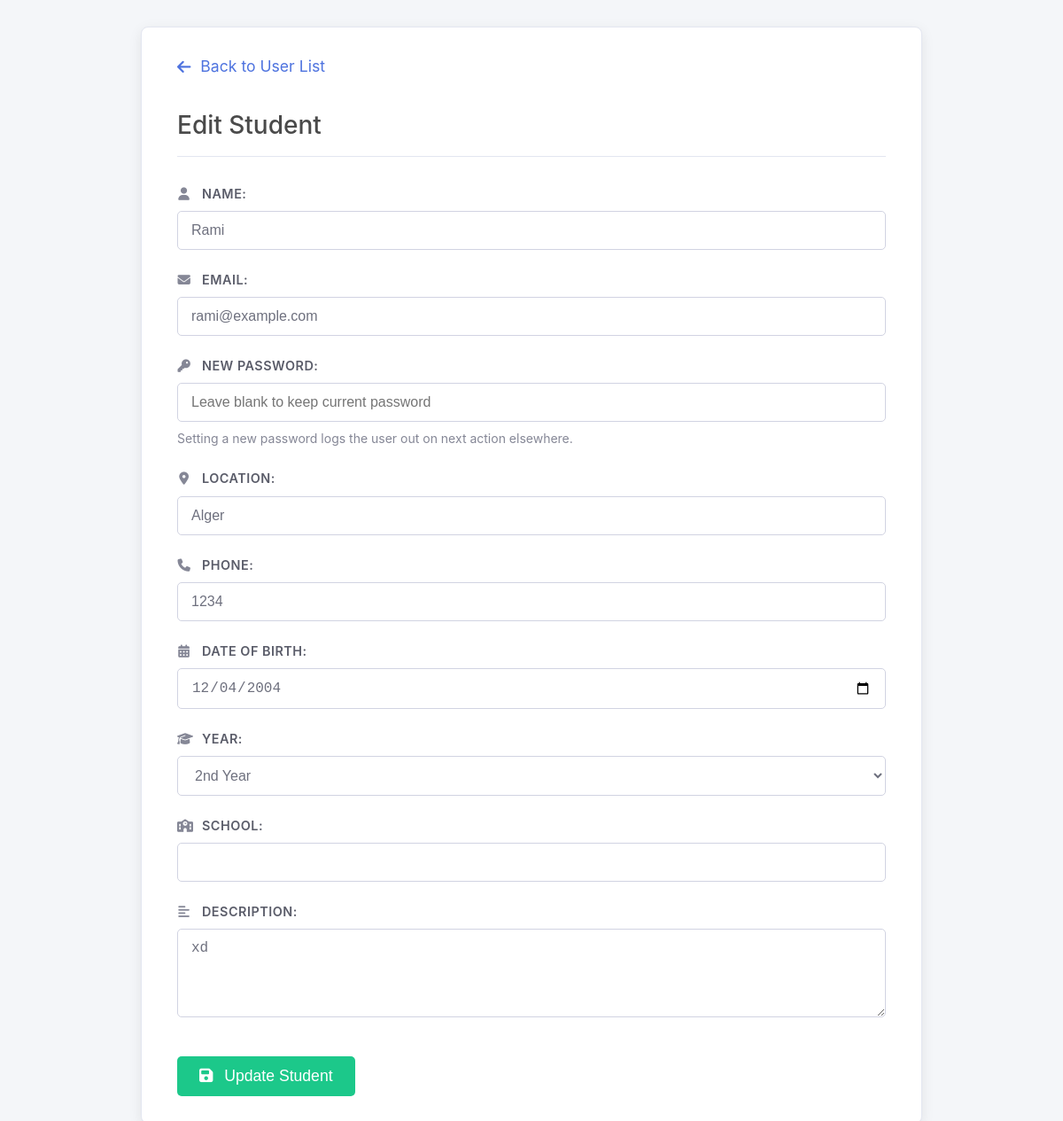
The app's page /src/Controller/editUser.php?id=1&type=student (signed in) with its own data.
### tables this page shows
CREATE TABLE `student` (
  `id_student` bigint(20) NOT NULL AUTO_INCREMENT,
  `name` varchar(255) NOT NULL,
  `email` varchar(255) NOT NULL,
  `password` text NOT NULL,
  `location` text DEFAULT NULL,
  `phone_number` varchar(20) DEFAULT NULL,
  `date_of_birth` date NOT NULL,
  `year` enum('1st','2nd','3rd','4th','5th') NOT NULL,
  `description` text DEFAULT NULL,
  `school` varchar(255) DEFAULT NULL COMMENT 'Name of the student school, set by admin/pilote',
  `profile_picture` longblob DEFAULT NULL COMMENT 'Binary data of the profile picture',
  `profile_picture_mime` varchar(50) DEFAULT NULL COMMENT 'MIME type of the profile picture (e.g., image/jpeg)',
  `created_at` timestamp NULL DEFAULT current_timestamp(),
  `updated_at` timestamp NULL DEFAULT current_timestamp() ON UPDATE current_timestamp(),
  `created_by_pilote_id` bigint(20) DEFAULT NULL,
  PRIMARY KEY (`id_student`),
  UNIQUE KEY `email` (`email`),
  KEY `idx_student_creator` (`created_by_pilote_id`),
  CONSTRAINT `fk_student_creator` FOREIGN KEY (`created_by_pilote_id`) REFERENCES `pilote` (`id_pilote`) ON DELETE SET NULL ON UPDATE CASCADE
);

### src/Controller/editUser.php (called while the page is built, shortened)
<?php
require_once __DIR__ . '/../../config/config.php';
require_once __DIR__ . '/../Model/user.php';
try { $userModel = new User($conn); }
catch (InvalidArgumentException $e) { error_log("FATAL editUser: Invalid DB connection: " . $e->getMessage()); die("DB config error."); }
catch (Exception $e) { error_log("FATAL editUser: Model instantiate error: " . $e->getMessage()); die("Critical error."); }
$targetUserId = (int) $_GET['id'];
$targetUserType = $_GET['type'];
$userDetails = null;
try {
    switch($targetUserType) {
        case 'student': $userDetails = $userModel->readStudent($targetUserId); break;
    }
} catch (Exception $e) { error_log("Error fetching target user details editUser (ID: {$targetUserId}, Type: {$targetUserType}): " . $e->getMessage()); header("Location: userController.php?error=fetch_failed"); exit(); }
$canEdit = false; $isSelfEdit = false;
$pageTitle = $isSelfEdit ? "Edit My Profile" : "Edit " . ucfirst($targetUserType);
include __DIR__ . '/../View/editUserView.php';
?>

### src/Model/user.php (called while the page is built, shortened)
<?php
class User {
    private $conn;
    public function __construct(PDO $conn) {
        $this->conn = $conn;
        $this->conn->setAttribute(PDO::ATTR_ERRMODE, PDO::ERRMODE_EXCEPTION);
    }
    public function readStudent($id_student) {
        try { $sql = "SELECT *, created_by_pilote_id, school, profile_picture, profile_picture_mime FROM student WHERE id_student = :id_student"; $stmt = $this->conn->prepare($sql); $stmt->bindParam(':id_student', $id_student, PDO::PARAM_INT); $stmt->execute(); return $stmt->fetch(PDO::FETCH_ASSOC); }
        catch (PDOException $e) { $this->error = 'Error reading student.'; error_log("DB Error readStudent (ID: $id_student): " . $e->getMessage()); return false; }
    }
}
?>

### src/View/editUserView.php (the view, shortened to what this page needs)
<?php
$backUrl = 'userController.php'; $backText = 'Back to User List';
?>
<!DOCTYPE html>
<html lang="en">
<head>
    <link rel="stylesheet" type="text/css" href="../View/style.css">
    <link rel="stylesheet" href="https://cdnjs.cloudflare.com/ajax/libs/font-awesome/6.4.2/css/all.min.css">
</head>
<body>
    <div class="container">
        <a href="<?= htmlspecialchars($backUrl) ?>" class="back-link">
            <i class="fa-solid fa-arrow-left"></i> <?= htmlspecialchars($backText) ?>
        </a>
        <h2><?= htmlspecialchars($pageTitle) ?> <?= $isSelfEdit ? '(My Profile)' : '' ?></h2>
        <form method="post" action="" enctype="multipart/form-data">
            <div class="form-group"> <label for="name"><i class="fa-solid fa-user"></i> Name:</label> <input type="text" id="name" name="name" value="<?= htmlspecialchars($userDetails['name'] ?? '') ?>" required> </div>
            <div class="form-group"> <label for="email"><i class="fa-solid fa-envelope"></i> Email:</label> <input type="email" id="email" name="email" value="<?= htmlspecialchars($userDetails['email'] ?? '') ?>" required> </div>
            <div class="form-group"> <label for="password"><i class="fa-solid fa-key"></i> New Password:</label> <input type="password" id="password" name="password" autocomplete="new-password" placeholder="Leave blank to keep current password"> <small>Setting a new password logs the user out on next action elsewhere.</small> </div>
            <?php if ($targetUserType === 'pilote' || $targetUserType === 'student'): ?>
                <div class="form-group"> <label for="location"><i class="fa-solid fa-location-dot"></i> Location:</label> <input type="text" id="location" name="location" value="<?= htmlspecialchars($userDetails['location'] ?? '') ?>"> </div>
                <div class="form-group"> <label for="phone"><i class="fa-solid fa-phone"></i> Phone:</label> <input type="text" id="phone" name="phone" value="<?= htmlspecialchars($userDetails['phone_number'] ?? '') ?>"> </div>
            <?php endif; ?>
            <?php if ($targetUserType === 'student'):
                 $isSchoolReadOnly = $isSelfEdit;
            ?>
                 <div class="form-group"> <label for="dob"><i class="fa-solid fa-calendar-days"></i> Date of Birth:</label> <input type="date" id="dob" name="dob" value="<?= htmlspecialchars($userDetails['date_of_birth'] ?? '') ?>" required> </div>
                 <div class="form-group"> <label for="year"><i class="fa-solid fa-graduation-cap"></i> Year:</label> <select id="year" name="year" required> <option value="" disabled <?= empty($userDetails['year']) ? 'selected' : ''?>>-- Select --</option> <?php $years=['1st', '2nd', '3rd', '4th', '5th']; foreach ($years as $y){ $sel=(($userDetails['year']??'')===$y)?'selected':''; echo "<option value=\"$y\" $sel>$y Year</option>"; } ?> </select> </div>
                 <div class="form-group"> <label for="school"><i class="fa-solid fa-school"></i> School:</label> <input type="text" id="school" name="school" value="<?= htmlspecialchars($userDetails['school'] ?? '') ?>" <?= $isSchoolReadOnly ? 'readonly title="Cannot be changed"' : '' ?>> <?php if ($isSchoolReadOnly): ?> <small>School is set by Admin/Pilote.</small> <?php endif; ?> </div>
                 <div class="form-group"> <label for="description"><i class="fa-solid fa-align-left"></i> Description:</label> <textarea id="description" name="description" rows="4"><?= htmlspecialchars($userDetails['description'] ?? '') ?></textarea> </div>
            <?php endif; ?>
            <button type="submit"><i class="fa-solid fa-save"></i> Update <?= $isSelfEdit ? 'My Profile' : ucfirst($targetUserType) ?></button>
        </form>
    </div>
</body>
</html>

### src/View/style.css (style rules this page uses)
body { font-family: -apple-system, BlinkMacSystemFont, "Segoe UI", Roboto, "Helvetica Neue", Arial, sans-serif; margin: 0; padding: 0; background-color: #f4f6f9; line-height: 1.6; color: #343a40; }
.container { max-width: 800px; margin: 30px auto; background-color: #ffffff; padding: 30px 40px; border-radius: 8px; box-shadow: 0 4px 15px rgba(0, 0, 0, 0.08); border: 1px solid #e3e6f0; }
h1, h2 { color: #4a4a4a; border-bottom: 1px solid #e3e6f0; padding-bottom: 12px; margin-top: 0; margin-bottom: 30px; font-weight: 500; }
h2 { font-size: 1.75em; }
a { color: #007bff; text-decoration: none; transition: color 0.2s ease; }
.back-link { display: inline-block; margin-bottom: 30px; font-size: 1.1em; color: #4e73df; }
.back-link i { margin-right: 6px; vertical-align: middle; }
.form-group { margin-bottom: 22px; }
.form-group label { display: block; margin-bottom: 8px; font-weight: 600; color: #5a5c69; font-size: 0.9em; text-transform: uppercase; letter-spacing: 0.5px; }
.form-group label i { margin-right: 8px; width: 1.1em; text-align: center; color: #858796; }
.form-group input[type="text"], .form-group input[type="email"], .form-group input[type="password"], .form-group input[type="date"], .form-group input[type="file"], .form-group select, .form-group textarea { width: 100%; padding: 12px 15px; border: 1px solid #d1d3e2; border-radius: 5px; box-sizing: border-box; font-size: 1rem; color: #6e707e; transition: border-color 0.15s ease-in-out, box-shadow 0.15s ease-in-out; background-color: #fff; }
.form-group textarea { min-height: 100px; resize: vertical; }
.form-group small { font-size: 0.875em; color: #858796; display: block; margin-top: 8px; }
button[type="submit"] { background-color: #1cc88a; color: white; padding: 12px 25px; border: none; border-radius: 5px; cursor: pointer; font-size: 1.1em; font-weight: 500; transition: background-color 0.2s ease; display: inline-block; margin-top: 15px; }
button[type="submit"] i { margin-right: 8px; }

### records on screen
student: name "Rami", email "rami@example.com", location "Alger", phone "1234", dob "12/04/2004", description "xd"

### other values on screen
$backText "Back to User List"
$pageTitle "Edit Student"
$targetUserType "Student"
form field year "2nd Year"
